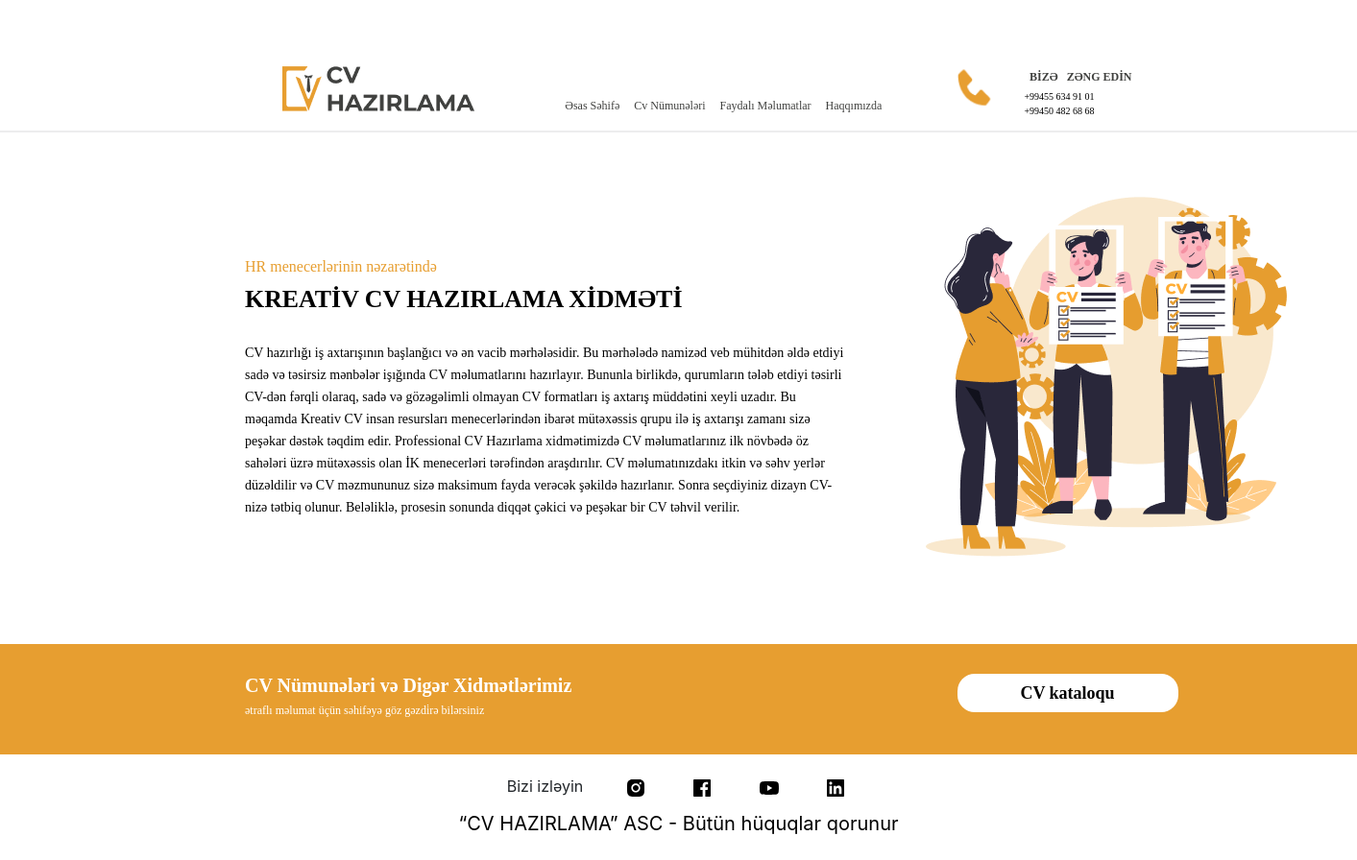
The page / on the database its author committed.
### app/models.py (models this page shows)
class Post(db.Model):
    id=db.Column(db.Integer,primary_key=True)
    title=db.Column(db.String)
    title2=db.Column(db.String)
    content=db.Column(db.String)
    img=db.Column(db.Integer)

### app/routes.py (the view)
@app.route('/')
def index():
    allPosts=Post.query.all()
    return render_template('index.html',content=allPosts)

### app/templates/index.html (shortened to what this page needs)
{% extends 'layout.html' %}
{% block content %}
<div class="container-fluid d-flex justify-content-around mt-5">
    <div class="sekil">
       <a href="#"> <img src="../static/img/logo.png"></a>
    </div>
    <div class="basliqlar">
        <ul id="menu" class="basliq d-flex">
           <li> <a href="#" class="cool-link">Əsas Səhifə</a></li>
           <li><a href="/cv" class="cool-link">Cv Nümunələri</a></li>
           <li> <a href="/faydali" class="cool-link">Faydalı Məlumatlar</a></li>
           <li><a href="/haqqimizda" class="cool-link">Haqqımızda</a></li>
        </ul>
    </div>
    <div class="elaqe  d-flex">
        <img src="../static/img/telefon.png">
        <h3 class="biz d-flex">BİZƏ</h3>&nbsp;&nbsp;
        <h3 class="d-flex basqa">ZƏNG EDİN</h3>
        <p class="nomre">+99455 634 91 01 <br>+99450 482 68 68</p>
    </div>
</div>
<div class="xet"></div>
<div class="container-fluid orta d-flex">
    {% for singlePost in content %}
    <div class="row">
    <div class="yazilar">
        <h4>{{singlePost.title}}</h4>
        <h2>{{singlePost.title2}}</h2>
        <p>{{singlePost.content}}</p>
    </div>
</div>
    <div class="sekil2">
        <img src="../static/upload/{{singlePost.img}}">
    </div>
    {% endfor %}
</div>
<div class="container-fluid fat">
    <div class="row">
<div class="foot d-flex col-sm-6 pt-3">
    <div class="yazi2">
    <h3>CV Nümunələri və Digər Xidmətlərimiz</h3>
    <p>Ətraflı məlumat üçün səhifəYƏ GÖZ GƏZDİRƏ bilərsiniz</p>
</div>
</div>
   <div class="but col-sm-6 pt-3">
       <button type="button">CV kataloqu</button>
   </div>
</div>
</div>
<section id="footer">
    <div class="container">
        <div class="row">
            <div class="col-xs-12 col-sm-12 col-md-12 mt-2 mt-sm-3">
                <ul class="list-unstyled list-inline social text-center">
                     <p class="list-inline-item">Bizi izləyin</p>
                     <li class="list-inline-item"><a href="https://www.fiverr.com/share/qb8D02"><img src="../static/img/instagram.svg"></a></li>
                     <li class="list-inline-item"><a href="https://www.fiverr.com/share/qb8D02"><img src="../static/img/face.svg"></a></li>
                     <li class="list-inline-item"><a href="https://www.fiverr.com/share/qb8D02"><img src="../static/img/youtube.svg"></a></li>
                     <li class="list-inline-item"><a href="https://www.fiverr.com/share/qb8D02" target="_blank"><img src="../static/img/linkedin.svg"></a></li>
                </ul>
            </div>
        </div>
        <div class="row">
            <div class="col-xs-12 col-sm-12 col-md-12 text-center text-white">
                <h2 class="h6">“CV HAZIRLAMA” ASC - Bütün hüquqlar qorunur</h2>
            </div>
        </div>
    </div>
</section>
{% endblock content %}

### app/static/css/style.css (style rules this page uses)
* { box-sizing: border-box; }
.container-fluid { padding-top: 15px; transform: translate(0,10px); }
.sekil img { padding-left: 200px; transform: translate(0,-7px); }
a { padding-left: 30px; display: inline-block; }
.basliqlar .basliq a { text-decoration: none; height: 17px; font-family: Montserrat; font-style: normal; font-weight: 500; font-size: 14px; line-height: 15px; color: #40413F; margin-top: 30px; }
li { list-style-type: none; }
.elaqe { margin-left: 70px; }
.elaqe img { transform: translate(0,-7px); }
.elaqe h3 { font-family: Montserrat; font-style: normal; font-weight: bold; font-size: 14px; line-height: 15px; color: #40413F; }
.nomre { transform: translate(-130px,20px); width: 150px; height: 30px; font-family: Montserrat; font-style: normal; font-weight: normal; font-size: 12px; line-height: 15px; color: #000000; }
.xet { width: 100%; border: 1px solid #EDEDEE; margin-top: 10px; }
.cool-link::after { content: ''; display: block; width: 0; height: 2px; background:#E79E30; transition: width .3s; margin-top: 17px; }
.yazilar h4 { padding-left: 255px; padding-top: 105px; height: 20px; font-family: Montserrat; font-style: normal; font-weight: 500; font-size: 16px; line-height: 20px; color: #E79E30; }
.yazilar h2 { padding-left: 255px; padding-top: 20px; width: 100%; max-width: 900px; height: 32px; font-family: Montserrat; font-style: normal; font-weight: 900; font-size: 25.888px; line-height: 32px; color: #000000; }
.yazilar p { display: flex; padding-left: 255px; padding-top: 40px; width: 100%; max-width: 880px; height: 256px; font-family: Montserrat; font-style: normal; font-weight: normal; font-size: 14px; line-height: 23px; color: #000000; }
.sekil2 img { padding-left: 50px; }
.fat { align-items: center; background: #E79E30; height: 115px; margin-top: 63px; }
.yazi2 { padding-left: 240px; }
.yazi2 h3 { width: 421px; height: 24px; font-family: Montserrat; font-style: normal; font-weight: 900; font-size: 20px; line-height: 24px; color: #FFFFFF; }
.yazi2 p { width: 400px; height: 12px; font-family: Montserrat; font-style: normal; font-weight: normal; font-size: 12px; line-height: 12px; text-transform: lowercase; color: #FFFFFF; }
.but { padding-left: 290px; }
.but button { width: 230px; height: 40px; border-radius: 18px; background-color: #FFFFFF; color: black; outline: none; cursor: pointer; border: none; font-family: Montserrat; font-style: normal; font-weight: 800; font-size: 18px; color: #000000; }
@media screen and (min-width: 1352px) and (max-width: 1450px) { .sekil img { padding-left: 230px; } }
@media screen and (min-width: 1352px) and (max-width: 1450px) { .basliqlar .basliq a { padding-left: 15px; font-size: 12px; } }
@media screen and (min-width: 1352px) and (max-width: 1450px) { .elaqe img { transform: translate(-35px,-7px); width: 45px; height: 50px; } }
@media screen and (min-width: 1352px) and (max-width: 1450px) { .elaqe .biz { font-size: 12px; } }
@media screen and (min-width: 1352px) and (max-width: 1450px) { .elaqe .basqa { width: 100%; font-size: 12px; } }
@media screen and (min-width: 1352px) and (max-width: 1450px) { .elaqe .nomre { font-size: 10px; width: 200px; transform: translate(-215px,20px); } }
#footer { margin-top: -55px; }
#footer h2 { font-size: 20px; font-weight: 400; color: #000000; margin-top: -17px; }
#footer ul.social li a img { margin-right: 3px; font-size:18px; -webkit-transition: .5s all ease; -moz-transition: .5s all ease; transition: .5s all ease; }
#footer ul.social li a, #footer ul.quick-links li a { color:black; }
.container { padding-top: 70px; justify-content: center; }

### rows shown on the page
Post: title "HR menecerlərinin nəzarətində", title2 "KREATİV CV HAZIRLAMA XİDMƏTİ", content "CV hazırlığı iş axtarışının başlanğıcı və ən vacib mərhələsidir. Bu mərhələdə namizəd veb mühitdən əldə etdiyi sadə və təsirsiz mənbələr işığında CV məlumatlarını hazırlayır. Bununla birlikdə, qurumların tələb etdiyi təsirli CV-dən fərqli olaraq, sadə və gözəgəlimli olmayan CV formatları iş axtarış müddətini xeyli uzadır. Bu məqamda Kreativ CV insan resursları menecerlərindən ibarət mütəxəssis qrupu ilə iş axtarışı zamanı sizə peşəkar dəstək təqdim edir. Professional CV Hazırlama xidmətimizdə CV məlumatlarınız ilk növbədə öz sahələri üzrə mütəxəssis olan İK menecerləri tərəfindən araşdırılır. CV məlumatınızdakı itkin və səhv yerlər düzəldilir və CV məzmununuz sizə maksimum fayda verəcək…", img (picture)
